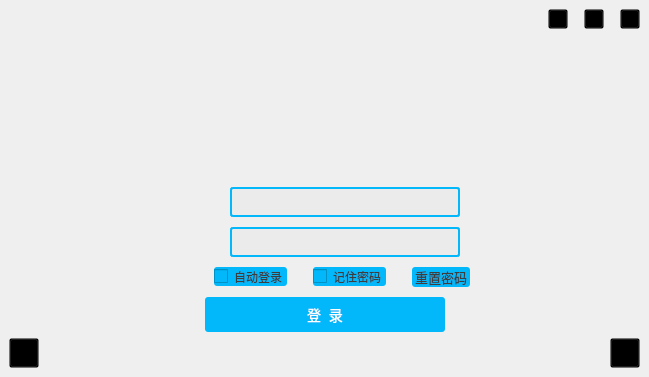
        <widget class="QWidget" name="page">
         <property name="styleSheet">
          <string notr="true"/>
         </property>
         <layout class="QHBoxLayout" name="horizontalLayout_13">
          <property name="spacing">
           <number>0</number>
          </property>
          <property name="leftMargin">
           <number>0</number>
          </property>
          <property name="topMargin">
           <number>0</number>
          </property>
          <property name="rightMargin">
           <number>0</number>
          </property>
          <property name="bottomMargin">
           <number>0</number>
          </property>
          <item>
           <widget class="QWidget" name="widget_page1" native="true">
            <property name="minimumSize">
             <size>
              <width>35</width>
              <height>35</height>
             </size>
            </property>
            <property name="maximumSize">
             <size>
              <width>16777215</width>
              <height>16777215</height>
             </size>
            </property>
            <property name="styleSheet">
             <string notr="true"/>
            </property>
            <layout class="QVBoxLayout" name="verticalLayout_4">
             <item>
              <layout class="QHBoxLayout" name="horizontalLayout_3">
               <item>
                <spacer name="horizontalSpacer_6">
                 <property name="orientation">
                  <enum>Qt::Horizontal</enum>
                 </property>
                 <property name="sizeHint" stdset="0">
                  <size>
                   <width>40</width>
                   <height>20</height>
                  </size>
                 </property>
                </spacer>
               </item>
               <item>
                <widget class="QPushButton" name="login_Btnset">
                 <property name="minimumSize">
                  <size>
                   <width>20</width>
                   <height>20</height>
                  </size>
                 </property>
                 <property name="maximumSize">
                  <size>
                   <width>20</width>
                   <height>20</height>
                  </size>
                 </property>
                 <property name="styleSheet">
                  <string notr="true">QPushButton
{
background-color: transparent;
border-image: url(:/images/icon/setlogin.png);
}

QPushButton:hover
{
border-image: url(:/images/icon/setloginhover.png);
}</string>
                 </property>
                 <property name="text">
                  <string/>
                 </property>
                </widget>
               </item>
               <item>
                <spacer name="horizontalSpacer_8">
                 <property name="orientation">
                  <enum>Qt::Horizontal</enum>
                 </property>
                 <property name="sizeType">
                  <enum>QSizePolicy::Fixed</enum>
                 </property>
                 <property name="sizeHint" stdset="0">
                  <size>
                   <width>10</width>
                   <height>20</height>
                  </size>
                 </property>
                </spacer>
               </item>
               <item>
                <widget class="QPushButton" name="login_Btnmin">
                 <property name="minimumSize">
                  <size>
                   <width>20</width>
                   <height>20</height>
                  </size>
                 </property>
                 <property name="maximumSize">
                  <size>
                   <width>20</width>
                   <height>20</height>
                  </size>
                 </property>
                 <property name="styleSheet">
                  <string notr="true">QPushButton
{
background-color: transparent;
border-image: url(:/images/icon/minlogin.png);
}
QPushButton:hover
{
border-image: url(:/images/icon/minloginhover.png);
}</string>
                 </property>
                 <property name="text">
                  <string/>
                 </property>
                </widget>
               </item>
               <item>
                <spacer name="horizontalSpacer_7">
                 <property name="orientation">
                  <enum>Qt::Horizontal</enum>
                 </property>
                 <property name="sizeType">
                  <enum>QSizePolicy::Fixed</enum>
                 </property>
                 <property name="sizeHint" stdset="0">
                  <size>
                   <width>10</width>
                   <height>20</height>
                  </size>
                 </property>
                </spacer>
               </item>
               <item>
                <widget class="QPushButton" name="login_Btnclose">
                 <property name="minimumSize">
                  <size>
                   <width>20</width>
                   <height>20</height>
                  </size>
                 </property>
                 <property name="maximumSize">
                  <size>
                   <width>20</width>
                   <height>20</height>
                  </size>
                 </property>
                 <property name="styleSheet">
                  <string notr="true">QPushButton
{
background-color: transparent;
border-image: url(:/images/icon/close3.png);
}
QPushButton:hover
{
border-image: url(:/images/icon/closehover.png);
}</string>
                 </property>
                 <property name="text">
                  <string/>
                 </property>
                </widget>
               </item>
              </layout>
             </item>
             <item>
              <layout class="QGridLayout" name="gridLayout">
               <item row="1" column="0">
                <spacer name="horizontalSpacer_4">
                 <property name="orientation">
                  <enum>Qt::Horizontal</enum>
                 </property>
                 <property name="sizeType">
                  <enum>QSizePolicy::Expanding</enum>
                 </property>
                 <property name="sizeHint" stdset="0">
                  <size>
                   <width>195</width>
                   <height>20</height>
                  </size>
                 </property>
                </spacer>
               </item>
               <item row="1" column="2">
                <spacer name="horizontalSpacer_5">
                 <property name="orientation">
                  <enum>Qt::Horizontal</enum>
                 </property>
                 <property name="sizeType">
                  <enum>QSizePolicy::Expanding</enum>
                 </property>
                 <property name="sizeHint" stdset="0">
                  <size>
                   <width>170</width>
                   <height>20</height>
                  </size>
                 </property>
                </spacer>
               </item>
               <item row="2" column="1">
                <spacer name="verticalSpacer_2">
                 <property name="orientation">
                  <enum>Qt::Vertical</enum>
                 </property>
                 <property name="sizeHint" stdset="0">
                  <size>
                   <width>20</width>
                   <height>40</height>
                  </size>
                 </property>
                </spacer>
               </item>
               <item row="0" column="1">
                <spacer name="verticalSpacer">
                 <property name="orientation">
                  <enum>Qt::Vertical</enum>
                 </property>
                 <property name="sizeHint" stdset="0">
                  <size>
                   <width>20</width>
                   <height>40</height>
                  </size>
                 </property>
                </spacer>
               </item>
               <item row="1" column="1">
                <widget class="QLabel" name="login_Labtouxiang">
                 <property name="minimumSize">
                  <size>
                   <width>66</width>
                   <height>66</height>
                  </size>
                 </property>
                 <property name="maximumSize">
                  <size>
                   <width>65</width>
                   <height>65</height>
                  </size>
                 </property>
                 <property name="styleSheet">
                  <string notr="true">QLabel
{
border-radius:33px;
border-image: url(:/images/icon/logintouxianghover.png);;
}

QLabel:hover
{
border-radius:33px;
border-image: url(:/images/icon/logintouxiang.png);
}</string>
                 </property>
                 <property name="text">
                  <string/>
                 </property>
                </widget>
               </item>
              </layout>
             </item>
             <item>
              <layout class="QVBoxLayout" name="verticalLayout_3">
               <item>
                <layout class="QVBoxLayout" name="verticalLayout">
                 <property name="spacing">
                  <number>10</number>
                 </property>
                 <item>
                  <layout class="QHBoxLayout" name="horizontalLayout">
                   <item>
                    <spacer name="horizontalSpacer_13">
                     <property name="orientation">
                      <enum>Qt::Horizontal</enum>
                     </property>
                     <property name="sizeHint" stdset="0">
                      <size>
                       <width>10</width>
                       <height>17</height>
                      </size>
                     </property>
                    </spacer>
                   </item>
                   <item>
                    <widget class="QLabel" name="label">
                     <property name="minimumSize">
                      <size>
                       <width>30</width>
                       <height>30</height>
                      </size>
                     </property>
                     <property name="maximumSize">
                      <size>
                       <width>65</width>
                       <height>16777215</height>
                      </size>
                     </property>
                     <property name="styleSheet">
                      <string notr="true">QLabel
{
background-color: transparent;
/*border-image: url(:/images/icon/loginuser.png);*/
}

QLabel:hover
{

}</string>
                     </property>
                     <property name="text">
                      <string/>
                     </property>
                     <property name="alignment">
                      <set>Qt::AlignCenter</set>
                     </property>
                    </widget>
                   </item>
                   <item>
                    <widget class="QLineEdit" name="login_lineEditUser">
                     <property name="minimumSize">
                      <size>
                       <width>230</width>
                       <height>30</height>
                      </size>
                     </property>
                     <property name="styleSheet">
                      <string notr="true">/*搜索框*/
QLineEdit
{
color: rgb(0, 0, 0);
font-family:&quot;楷体&quot;;
font-size:14px;
background-color: rgb(235, 235, 235);
selection-background-color: #D1DBCB;
border-radius:3px;
border:2px solid rgb(2, 184, 250);
}


QLineEdit:hover
{
color: rgb(0, 170, 255);
background-color: white;
font-family:&quot;楷体&quot;;
border-radius:3px;
border:2px solid #ff5c38;
}

</string>
                     </property>
                    </widget>
                   </item>
                   <item>
                    <spacer name="horizontalSpacer_14">
                     <property name="orientation">
                      <enum>Qt::Horizontal</enum>
                     </property>
                     <property name="sizeHint" stdset="0">
                      <size>
                       <width>50</width>
                       <height>17</height>
                      </size>
                     </property>
                    </spacer>
                   </item>
                  </layout>
                 </item>
                 <item>
                  <layout class="QHBoxLayout" name="horizontalLayout_4">
                   <item>
                    <spacer name="horizontalSpacer_2">
                     <property name="orientation">
                      <enum>Qt::Horizontal</enum>
                     </property>
                     <property name="sizeHint" stdset="0">
                      <size>
                       <width>10</width>
                       <height>17</height>
                      </size>
                     </property>
                    </spacer>
                   </item>
                   <item>
                    <widget class="QLabel" name="label_passwd">
                     <property name="minimumSize">
                      <size>
                       <width>30</width>
                       <height>30</height>
                      </size>
                     </property>
                     <property name="maximumSize">
                      <size>
                       <width>65</width>
                       <height>16777215</height>
                      </size>
                     </property>
                     <property name="styleSheet">
                      <string notr="true">QLabel
{
background-color: transparent;
/*border-image: url(:/images/icon/loginpasswd.png);*/
}</string>
                     </property>
                     <property name="text">
                      <string/>
                     </property>
                     <property name="alignment">
                      <set>Qt::AlignCenter</set>
                     </property>
                    </widget>
                   </item>
                   <item>
                    <widget class="QLineEdit" name="login_lineEditPasswd">
                     <property name="minimumSize">
                      <size>
                       <width>230</width>
                       <height>30</height>
                      </size>
                     </property>
                     <property name="styleSheet">
                      <string notr="true">/*搜索框*/
QLineEdit
{
color: rgb(0, 0, 0);
font-family:&quot;楷体&quot;;
font-size:14px;
background-color: rgb(235, 235, 235);
selection-background-color: #D1DBCB;
border-radius:3px;
border:2px solid rgb(2, 184, 250);
}


QLineEdit:hover
{
color: rgb(0, 170, 255);
background-color: white;
font-family:&quot;楷体&quot;;
border-radius:3px;
border:2px solid #ff5c38;
}

QLineEdit[echoMode=&quot;2&quot;]
{

lineedit-password-character:0042;
}


</string>
                     </property>
                     <property name="text">
                      <string/>
                     </property>
                     <property name="echoMode">
                      <enum>QLineEdit::Password</enum>
                     </property>
                    </widget>
                   </item>
                   <item>
                    <spacer name="horizontalSpacer_3">
                     <property name="orientation">
                      <enum>Qt::Horizontal</enum>
                     </property>
                     <property name="sizeHint" stdset="0">
                      <size>
                       <width>50</width>
                       <height>17</height>
                      </size>
                     </property>
                    </spacer>
                   </item>
                  </layout>
                 </item>
                 <item>
                  <layout class="QHBoxLayout" name="horizontalLayout_2">
                   <property name="spacing">
                    <number>0</number>
                   </property>
                   <item>
                    <spacer name="horizontalSpacer_11">
                     <property name="orientation">
                      <enum>Qt::Horizontal</enum>
                     </property>
                     <property name="sizeHint" stdset="0">
                      <size>
                       <width>205</width>
                       <height>20</height>
                      </size>
                     </property>
                    </spacer>
                   </item>
                   <item>
                    <widget class="QCheckBox" name="login_checkBoxLogin">
                     <property name="minimumSize">
                      <size>
                       <width>73</width>
                       <height>18</height>
                      </size>
                     </property>
                     <property name="maximumSize">
                      <size>
                       <width>70</width>
                       <height>16777215</height>
                      </size>
                     </property>
                     <property name="styleSheet">
                      <string notr="true">QCheckBox
{
background-color: rgb(2, 184, 250);
font-family:&quot;楷体&quot;;
font-size:12px;
color:#3d3d3d;
border-radius:3px;
}

QCheckBox:hover
{
background-color: rgb(97, 224, 255);
font-family:&quot;楷体&quot;;
font-size:13px;
border-radius:3px;
color: rgb(34, 34, 34);
}

QCheckBox::indicator
{
height:18px;
width:18px;
border-radius:3px;
border-image: url(:/images/icon/login_uncheck.png);
}

/*选中时的样式*/
QCheckBox::indicator:checked
{
border-radius:3px;
border-image: url(:/images/icon/login_checked.png);
}</string>
                     </property>
                     <property name="text">
                      <string>自动登录</string>
                     </property>
                    </widget>
                   </item>
                   <item>
                    <spacer name="horizontalSpacer_17">
                     <property name="orientation">
                      <enum>Qt::Horizontal</enum>
                     </property>
                     <property name="sizeType">
                      <enum>QSizePolicy::Fixed</enum>
                     </property>
                     <property name="sizeHint" stdset="0">
                      <size>
                       <width>13</width>
                       <height>20</height>
                      </size>
                     </property>
                    </spacer>
                   </item>
                   <item>
                    <spacer name="horizontalSpacer_9">
                     <property name="orientation">
                      <enum>Qt::Horizontal</enum>
                     </property>
                     <property name="sizeHint" stdset="0">
                      <size>
                       <width>13</width>
                       <height>17</height>
                      </size>
                     </property>
                    </spacer>
                   </item>
                   <item>
                    <widget class="QCheckBox" name="login_checkPwd">
                     <property name="minimumSize">
                      <size>
                       <width>73</width>
                       <height>18</height>
                      </size>
                     </property>
                     <property name="maximumSize">
                      <size>
                       <width>70</width>
                       <height>16777215</height>
                      </size>
                     </property>
                     <property name="styleSheet">
                      <string notr="true">QCheckBox
{
background-color: rgb(2, 184, 250);
font-family:&quot;楷体&quot;;
font-size:12px;
color:#3d3d3d;
border-radius:3px;
}

QCheckBox:hover
{
background-color: rgb(97, 224, 255);
font-family:&quot;楷体&quot;;
font-size:13px;
border-radius:3px;
color: rgb(34, 34, 34);
}

QCheckBox::indicator
{
height:18px;
width:18px;
border-radius:3px;
border-image: url(:/images/icon/login_uncheck.png);
}

/*选中时的样式*/
QCheckBox::indicator:checked
{
border-radius:3px;
border-image: url(:/images/icon/login_checked.png);
}</string>
                     </property>
                     <property name="text">
                      <string>记住密码</string>
                     </property>
                    </widget>
                   </item>
                   <item>
                    <spacer name="horizontalSpacer_10">
                     <property name="orientation">
                      <enum>Qt::Horizontal</enum>
                     </property>
                     <property name="sizeHint" stdset="0">
                      <size>
                       <width>13</width>
                       <height>17</height>
                      </size>
                     </property>
                    </spacer>
                   </item>
                   <item>
                    <spacer name="horizontalSpacer_18">
                     <property name="orientation">
                      <enum>Qt::Horizontal</enum>
                     </property>
                     <property name="sizeType">
                      <enum>QSizePolicy::Fixed</enum>
                     </property>
                     <property name="sizeHint" stdset="0">
                      <size>
                       <width>13</width>
                       <height>20</height>
                      </size>
                     </property>
                    </spacer>
                   </item>
                   <item>
                    <widget class="QPushButton" name="login_BtnResetPwd">
                     <property name="minimumSize">
                      <size>
                       <width>58</width>
                       <height>18</height>
                      </size>
                     </property>
                     <property name="maximumSize">
                      <size>
                       <width>75</width>
                       <height>16777215</height>
                      </size>
                     </property>
                     <property name="styleSheet">
                      <string notr="true">QPushButton
{
background-color: rgb(2, 184, 250);
font-family:&quot;楷体&quot;;
font-size:13px;
color:#3d3d3d;
border-radius:3px;
}

QPushButton:hover
{
background-color: rgb(97, 224, 255);
font-family:&quot;楷体&quot;;
font-size:13px;
border-radius:3px;
color: rgb(85, 170, 255);
}</string>
                     </property>
                     <property name="text">
                      <string>重置密码</string>
                     </property>
                    </widget>
                   </item>
                   <item>
                    <spacer name="horizontalSpacer_12">
                     <property name="orientation">
                      <enum>Qt::Horizontal</enum>
                     </property>
                     <property name="sizeHint" stdset="0">
                      <size>
                       <width>170</width>
                       <height>20</height>
                      </size>
                     </property>
                    </spacer>
                   </item>
                  </layout>
                 </item>
                 <item>
                  <layout class="QHBoxLayout" name="horizontalLayout_5">
                   <item>
                    <spacer name="horizontalSpacer_15">
                     <property name="orientation">
                      <enum>Qt::Horizontal</enum>
                     </property>
                     <property name="sizeHint" stdset="0">
                      <size>
                       <width>155</width>
                       <height>20</height>
                      </size>
                     </property>
                    </spacer>
                   </item>
                   <item>
                    <widget class="QPushButton" name="login_BtnLogin">
                     <property name="minimumSize">
                      <size>
                       <width>240</width>
                       <height>35</height>
                      </size>
                     </property>
                     <property name="maximumSize">
                      <size>
                       <width>300</width>
                       <height>16777215</height>
                      </size>
                     </property>
                     <property name="styleSheet">
                      <string notr="true">QPushButton
{
font-size:14px;
font-family:&quot;楷体&quot;;
border-radius:3px;
background-color: rgb(2, 184, 250);
color:white;
}

QPushButton:hover
{
font-size:14px;
font-family:&quot;楷体&quot;;
border-radius:3px;
background-color: rgb(97, 224, 255);
color:black;
}</string>
                     </property>
                     <property name="text">
                      <string>登  录</string>
                     </property>
                    </widget>
                   </item>
                   <item>
                    <spacer name="horizontalSpacer_16">
                     <property name="orientation">
                      <enum>Qt::Horizontal</enum>
                     </property>
                     <property name="sizeHint" stdset="0">
                      <size>
                       <width>125</width>
                       <height>20</height>
                      </size>
                     </property>
                    </spacer>
                   </item>
                  </layout>
                 </item>
                </layout>
               </item>
               <item>
                <layout class="QVBoxLayout" name="verticalLayout_2">
                 <item>
                  <layout class="QHBoxLayout" name="horizontalLayout_7">
                   <item>
                    <widget class="QPushButton" name="login_BtnRegis">
                     <property name="minimumSize">
                      <size>
                       <width>30</width>
                       <height>30</height>
                      </size>
                     </property>
                     <property name="maximumSize">
                      <size>
                       <width>30</width>
                       <height>30</height>
                      </size>
                     </property>
                     <property name="styleSheet">
                      <string notr="true">QPushButton
{
background-color: transparent;
border-image: url(:/images/icon/loginregis.png);
}

QPushButton:hover
{
border-image: url(:/images/icon/loginregishover.png);
}</string>
                     </property>
                     <property name="text">
                      <string/>
                     </property>
                    </widget>
                   </item>
                   <item>
                    <spacer name="horizontalSpacer_32">
                     <property name="orientation">
                      <enum>Qt::Horizontal</enum>
                     </property>
                     <property name="sizeType">
                      <enum>QSizePolicy::Maximum</enum>
                     </property>
                     <property name="sizeHint" stdset="0">
                      <size>
                       <width>15</width>
                       <height>20</height>
                      </size>
                     </property>
                    </spacer>
                   </item>
                   <item>
                    <widget class="QLabel" name="label_loginwarning">
                     <property name="styleSheet">
                      <string notr="true">QLabel
{
padding-left:18px;
color: #5500ff;
}</string>
                     </property>
                     <property name="text">
                      <string/>
                     </property>
                     <property name="alignment">
                      <set>Qt::AlignCenter</set>
                     </property>
                    </widget>
                   </item>
                   <item>
                    <spacer name="horizontalSpacer">
                     <property name="orientation">
                      <enum>Qt::Horizontal</enum>
                     </property>
                     <property name="sizeType">
                      <enum>QSizePolicy::Maximum</enum>
                     </property>
                     <property name="sizeHint" stdset="0">
                      <size>
                       <width>15</width>
                       <height>20</height>
                      </size>
                     </property>
                    </spacer>
                   </item>
                   <item>
                    <widget class="QPushButton" name="login_BtnQR">
                     <property name="minimumSize">
                      <size>
                       <width>30</width>
                       <height>30</height>
                      </size>
                     </property>
                     <property name="maximumSize">
                      <size>
                       <width>30</width>
                       <height>30</height>
                      </size>
                     </property>
                     <property name="styleSheet">
                      <string notr="true">QPushButton
{
background-color: transparent;
border-image: url(:/images/icon/loginerweimanormal.png);
}

QPushButton:hover
{
border-image: url(:/images/icon/loginerweima.png);
}</string>
                     </property>
                     <property name="text">
                      <string/>
                     </property>
                    </widget>
                   </item>
                  </layout>
                 </item>
                </layout>
               </item>
              </layout>
             </item>
            </layout>
           </widget>
          </item>
         </layout>
        </widget>
